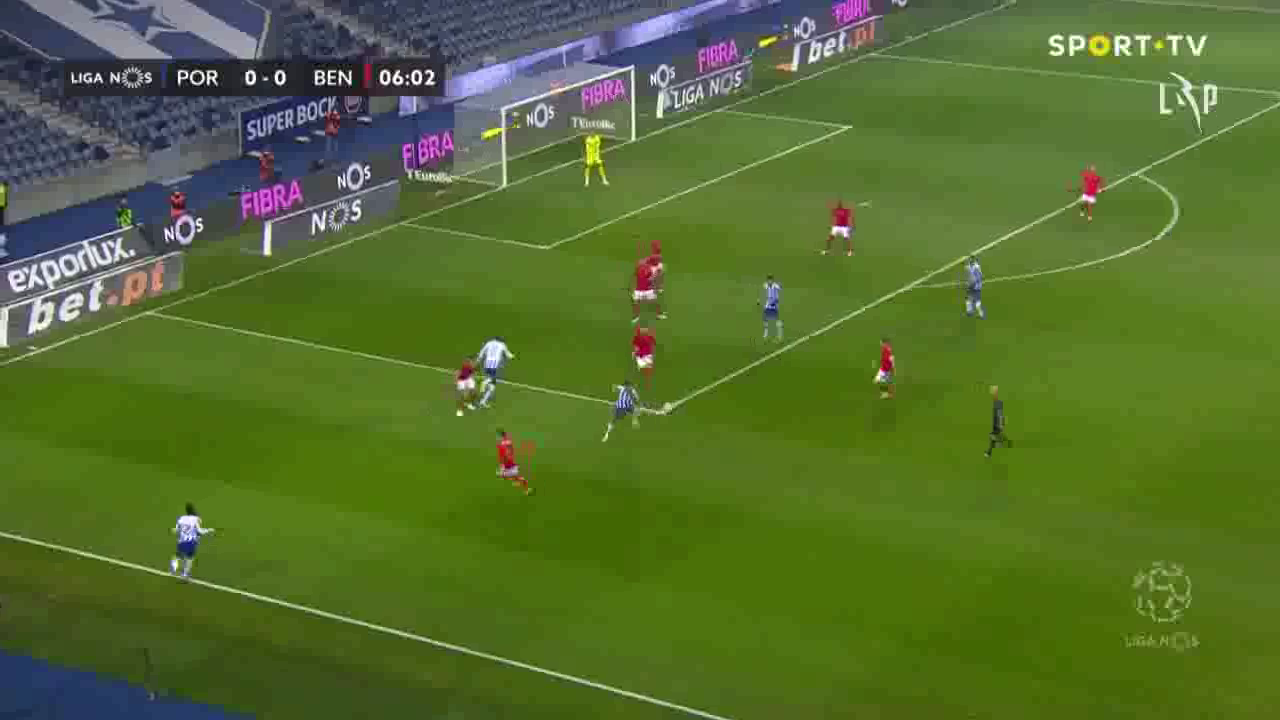
#> input picture frame 15 of tp2/jogada_futebol_1.avi, 1280 x 720 px, given in place of video.mp4, which was not available
$ python videoPlay.py
#> lines starting #> are read from the running program, lines starting #| are printed output that depends on the picture
# -*- coding: utf-8 -*-
"""
Created on Tue Oct 13 12:02:55 2020

@author: pedro

teste em aula para correr videos
"""

import cv2

ratio = 4

imgDir = '../imageDatabase/'
videoName = 'video.mp4'

videoPath = imgDir + videoName

video = cv2.VideoCapture(videoPath)

while(video.isOpened()):
    ret, frame = video.read()
#> frame is the input picture: shape (720, 1280, 3); mean B, G, R 47.1, 109.3, 85.1

    h, w, layers = frame.shape
#> h = 720; w = 1280; layers = 3
    new_h = h/ratio
#> new_h = 180
    new_w = w/ratio
#> new_w = 320

    newFrame= cv2.cvtColor(frame, cv2.COLOR_BGR2GRAY)
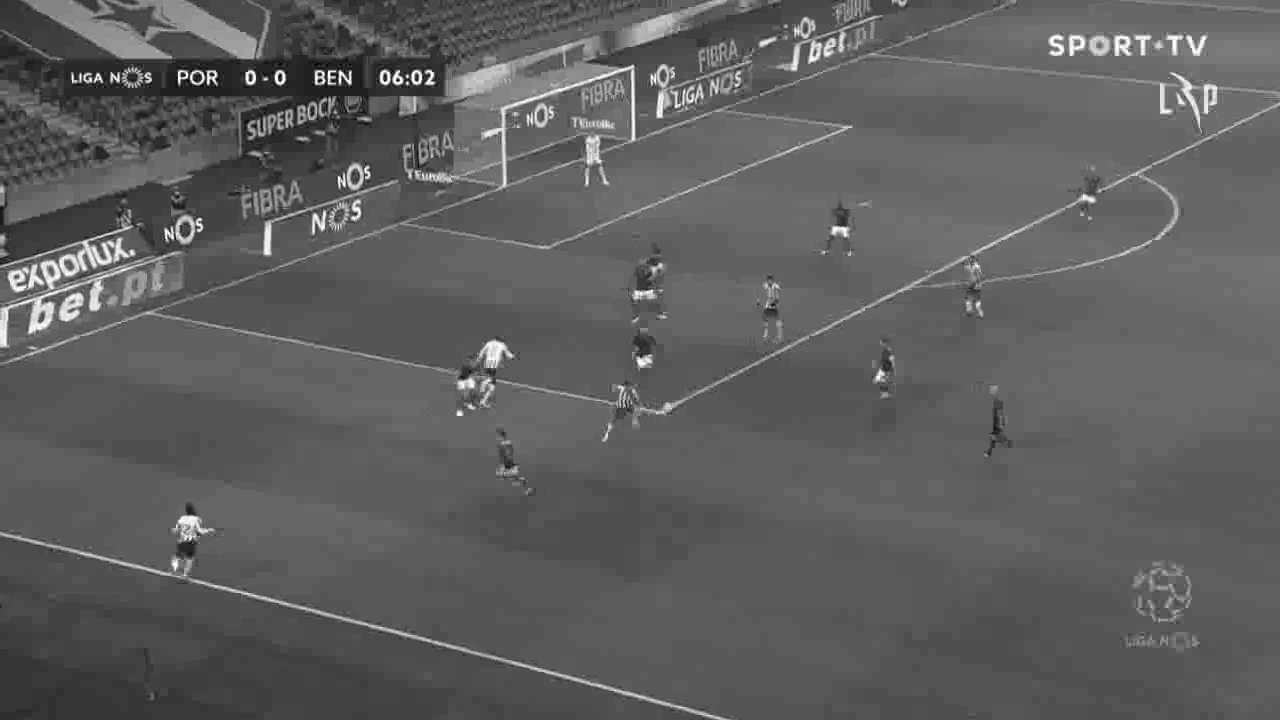
#> newFrame: shape (720, 1280); min 0, max 255, mean 94.9
    #newFrame = cv2.resize(frame, (round(new_h) , round(new_w)))


    cv2.imshow('frame',newFrame)

    if (cv2.waitKey(1) & 0xFF == ord('q')) or cv2.getWindowProperty('frame',0)==-1:
#> (key q is pressed here)
        break

video.release()
cv2.destroyAllWindows()

$ run again, starting later in the video
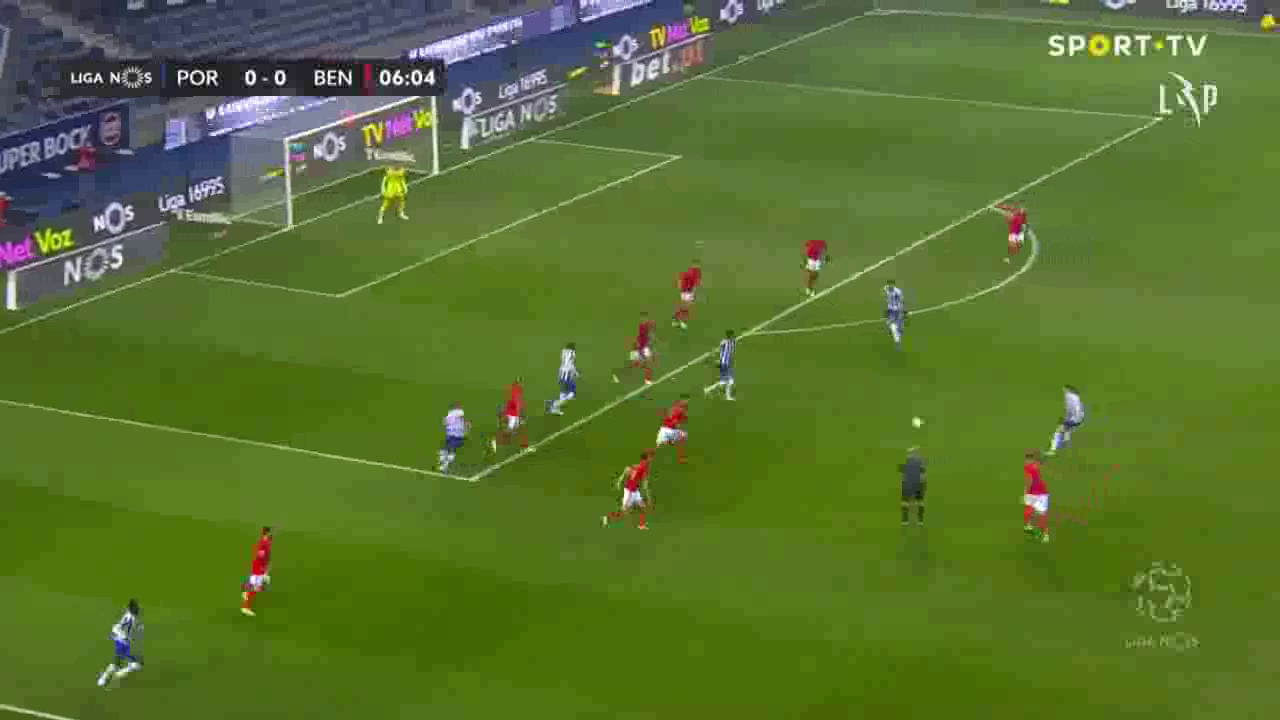
#> input picture frame 70 of tp2/jogada_futebol_1.avi, 1280 x 720 px, given in place of video.mp4, which was not available
#> frame is the input picture: shape (720, 1280, 3); mean B, G, R 46.8, 113.9, 88.2
#> `newFrame= cv2.cvtColor(frame, cv2.COLOR_BGR2GRAY)`:
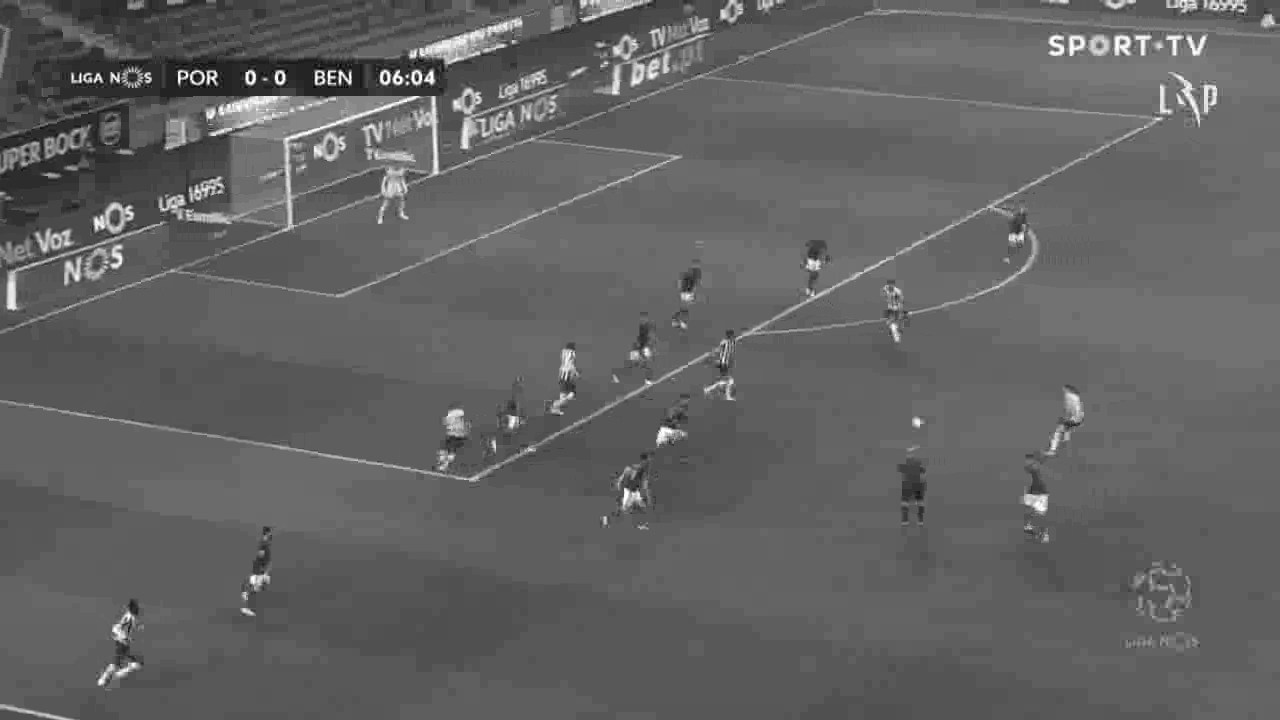
#> newFrame: shape (720, 1280); min 0, max 255, mean 98.5

$ run again, starting later in the video
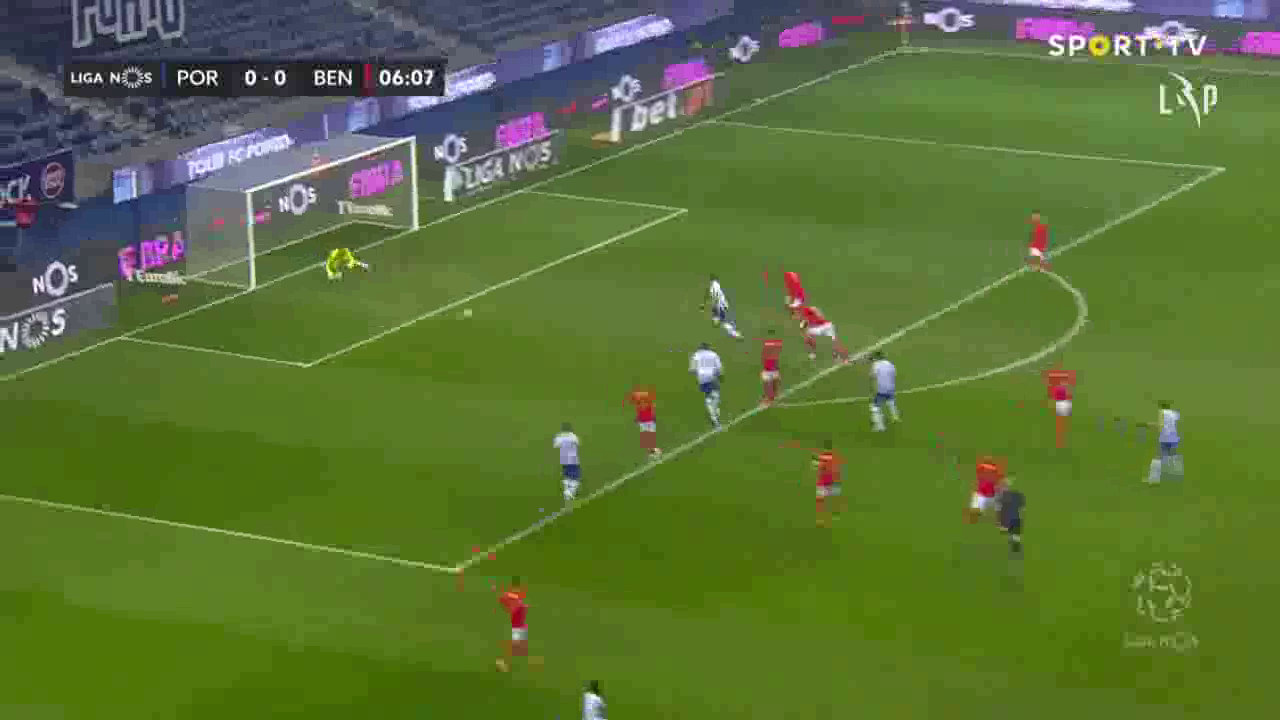
#> input picture frame 125 of tp2/jogada_futebol_1.avi, 1280 x 720 px, given in place of video.mp4, which was not available
#> frame is the input picture: shape (720, 1280, 3); mean B, G, R 55, 113.4, 90.7
#> `newFrame= cv2.cvtColor(frame, cv2.COLOR_BGR2GRAY)`:
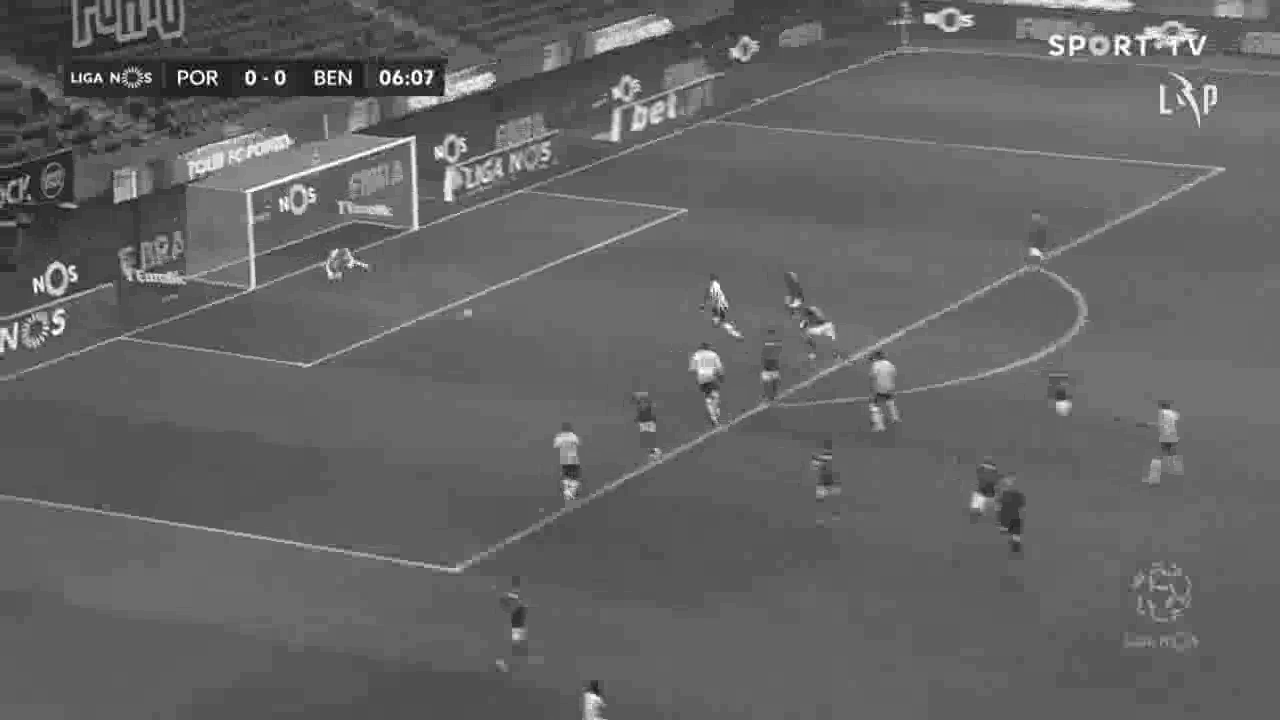
#> newFrame: shape (720, 1280); min 0, max 255, mean 99.9
